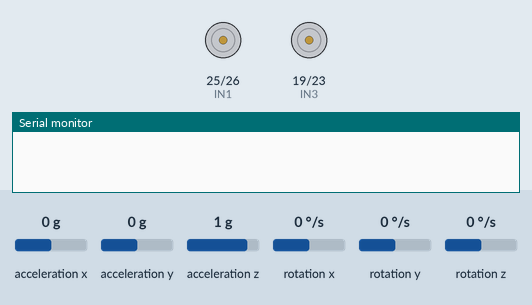
Simulated run of this sketch. Board: ESP32. Parts: motor-driver pin pairs drawn as motors (green arrow = first pin HIGH = forward, orange = second pin HIGH = backward, longer = more drive, scaled by the enable pin), the last lines printed to the serial monitor. The test bench sets the inputs (shaded band); at power-on: acceleration x 0 g, acceleration y 0 g, acceleration z 1 g, rotation x 0 °/s, rotation y 0 °/s, rotation z 0 °/s.

Above: at 0.1 s.
At 8.9 s:
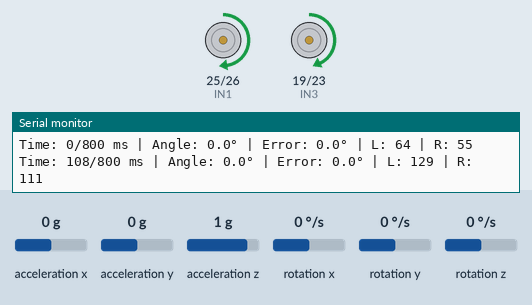
At 9.5 s:
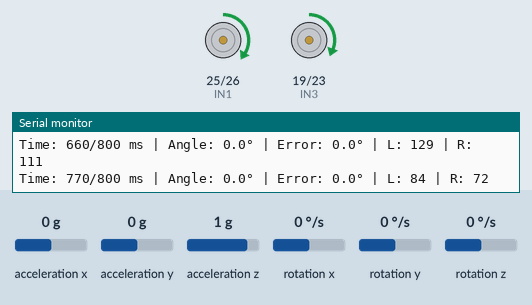
Timing chart, 0 to 11.1 s (numbered marks = the images above):
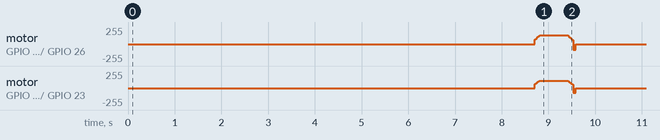

The sketch:

forward_23cm.ino
```cpp
#include <Wire.h>
#include <MPU6050.h>

// Motor Driver Pins (L298N)
#define ENA 27  // Left motor PWM
#define IN1 25  // Left motor direction
#define IN2 26  // Left motor direction
#define ENB 18  // Right motor PWM
#define IN3 19  // Right motor direction
#define IN4 23  // Right motor direction

// IMU
MPU6050 mpu;

// Movement parameters
const int BASE_SPEED = 120;  // Slower speed for better control
const float CORRECTION_FACTOR = 2.5;  // Stronger correction for better response
const unsigned long MOVE_DURATION = 800;  // Move for 1 second

// Braking parameters
const int BRAKE_STRENGTH = 80;  // Reverse PWM strength (0-255)
const int BRAKE_DURATION = 60;  // Milliseconds of reverse thrust
const int SETTLE_TIME = 100;    // Time to wait after braking

// IMU variables
float currentAngle = 0;
float targetAngle = 0;
unsigned long lastTime = 0;
float gyroZ_offset = 0;

// Motor calibration - ADJUST THESE IF NEEDED
const float MOTOR_BIAS = 1.08;  // Increased to compensate for left drift
                                 // This makes the left motor slightly faster

void setup() {
  Serial.begin(115200);

  // Initialize motor pins
  pinMode(ENA, OUTPUT);
  pinMode(IN1, OUTPUT);
  pinMode(IN2, OUTPUT);
  pinMode(ENB, OUTPUT);
  pinMode(IN3, OUTPUT);
  pinMode(IN4, OUTPUT);

  // Stop motors initially
  stopMotors();
  delay(100);

  // Initialize I2C
  Wire.begin(21, 22);  // SDA, SCL

  // Initialize MPU6050
  Serial.println("Initializing MPU6050...");
  mpu.initialize();

  if (!mpu.testConnection()) {
    Serial.println("MPU6050 connection failed!");
    while (1);
  }
  Serial.println("MPU6050 connected!");

  // Calibrate gyro (robot should be stationary)
  calibrateGyro();

  // Wait a bit before starting
  delay(2000);
  Serial.println("Starting straight movement...");

  // Reset angle tracking
  currentAngle = 0;
  targetAngle = 0;
  lastTime = millis();

  // Start moving straight with soft start
  moveStraightWithCorrection(MOVE_DURATION);

  // Advanced braking sequence
  activeBraking();

  Serial.println("Movement complete!");
}

void loop() {
  // Nothing to do here
}

void calibrateGyro() {
  Serial.println("Calibrating gyro... Keep robot still!");

  long sumZ = 0;
  int samples = 1000;

  for (int i = 0; i < samples; i++) {
    int16_t ax, ay, az, gx, gy, gz;
    mpu.getMotion6(&ax, &ay, &az, &gx, &gy, &gz);
    sumZ += gz;
    delay(3);
  }

  gyroZ_offset = (float)sumZ / samples;
  Serial.print("Gyro Z offset: ");
  Serial.println(gyroZ_offset);
}

void updateAngle() {
  unsigned long currentTime = millis();
  float dt = (currentTime - lastTime) / 1000.0;  // Convert to seconds

  if (dt > 0) {  // Only update if time has passed
    lastTime = currentTime;

    // Read gyro
    int16_t ax, ay, az, gx, gy, gz;
    mpu.getMotion6(&ax, &ay, &az, &gx, &gy, &gz);

    // Apply offset and convert to degrees/second
    float gyroZ = (gz - gyroZ_offset) / 131.0;  // 131 LSB/°/s for ±250°/s range

    // Only integrate significant rotations to reduce drift
    if (abs(gyroZ) > 1.0) {  // Increased threshold
      currentAngle += gyroZ * dt;
    }
  }
}

void moveStraightWithCorrection(unsigned long duration) {
  unsigned long startTime = millis();
  unsigned long elapsedTime = 0;

  // Start both motors forward with soft start
  setMotorDirectionForward();

  while (elapsedTime < duration) {
    elapsedTime = millis() - startTime;

    // Update current angle from IMU
    updateAngle();

    // Calculate error
    float error = currentAngle - targetAngle;

    // Calculate correction with smaller deadband for tighter control
    int correction = 0;
    if (abs(error) > 0.5) {  // More sensitive to small errors
      correction = (int)(error * CORRECTION_FACTOR);
    }

    // Limit correction to prevent overcorrection
    correction = constrain(correction, -80, 80);

    // Soft start/stop logic
    int currentBaseSpeed = BASE_SPEED;

    // Soft start: ramp up speed in first 100ms
    if (elapsedTime < 100) {
      currentBaseSpeed = map(elapsedTime, 0, 100, 60, BASE_SPEED);
    }
    // Soft stop: ramp down in last 100ms
    else if (elapsedTime > duration - 100) {
      currentBaseSpeed = map(elapsedTime, duration - 100, duration, BASE_SPEED, 60);
    }

    // Calculate motor speeds with bias compensation
    int leftSpeed = currentBaseSpeed * MOTOR_BIAS + correction;
    int rightSpeed = currentBaseSpeed / MOTOR_BIAS - correction;

    // Ensure minimum speed to keep moving forward
    leftSpeed = constrain(leftSpeed, 40, 200);
    rightSpeed = constrain(rightSpeed, 40, 200);

    // Apply speeds to motors (only PWM, direction already set)
    analogWrite(ENA, leftSpeed);
    analogWrite(ENB, rightSpeed);

    // Debug output
    static unsigned long lastPrint = 0;
    if (millis() - lastPrint > 100) {  // Print every 100ms
      Serial.print("Time: ");
      Serial.print(elapsedTime);
      Serial.print("/");
      Serial.print(duration);
      Serial.print(" ms | Angle: ");
      Serial.print(currentAngle, 1);
      Serial.print("° | Error: ");
      Serial.print(error, 1);
      Serial.print("° | L: ");
      Serial.print(leftSpeed);
      Serial.print(" | R: ");
      Serial.println(rightSpeed);
      lastPrint = millis();
    }

    delay(10);  // Control loop delay
  }
}

void activeBraking() {
  Serial.println("Active braking...");

  // Method 1: Reverse thrust (most effective)
  // Apply reverse direction with controlled power
  digitalWrite(IN1, LOW);
  digitalWrite(IN2, HIGH);
  digitalWrite(IN3, LOW);
  digitalWrite(IN4, HIGH);

  // Apply brake power with bias compensation
  analogWrite(ENA, BRAKE_STRENGTH * MOTOR_BIAS);
  analogWrite(ENB, BRAKE_STRENGTH / MOTOR_BIAS);

  // Hold reverse thrust briefly
  delay(BRAKE_DURATION);

  // Method 2: Short brake (motor terminals shorted)
  // This creates electromagnetic braking
  digitalWrite(IN1, HIGH);
  digitalWrite(IN2, HIGH);
  digitalWrite(IN3, HIGH);
  digitalWrite(IN4, HIGH);
  analogWrite(ENA, 255);
  analogWrite(ENB, 255);

  delay(30);  // Brief short brake

  // Finally, complete stop
  stopMotors();

  // Let robot settle
  delay(SETTLE_TIME);
}

void setMotorDirectionForward() {
  // Set both motors to forward
  // Left motor forward
  digitalWrite(IN1, HIGH);
  digitalWrite(IN2, LOW);

  // Right motor forward
  digitalWrite(IN3, HIGH);
  digitalWrite(IN4, LOW);
}

void stopMotors() {
  // Full electrical stop - all pins LOW
  digitalWrite(IN1, LOW);
  digitalWrite(IN2, LOW);
  digitalWrite(IN3, LOW);
  digitalWrite(IN4, LOW);
  analogWrite(ENA, 0);
  analogWrite(ENB, 0);
}
```
